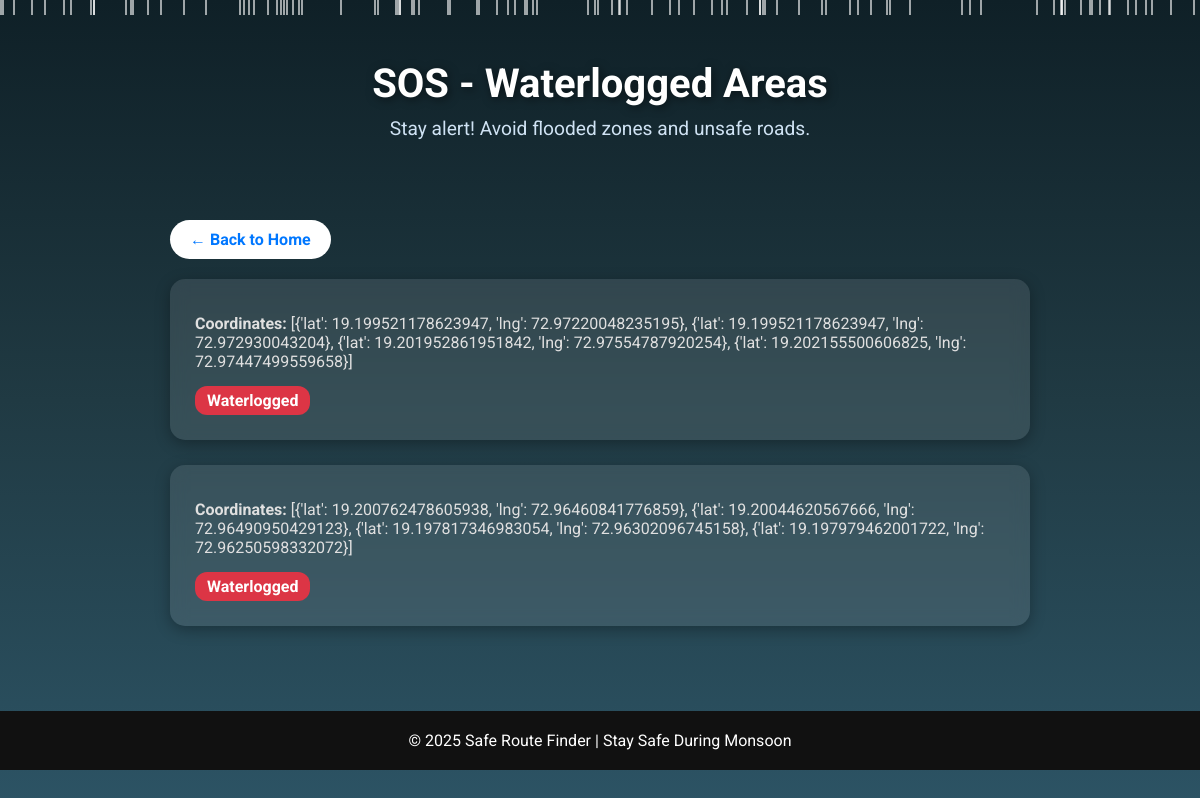
Page /sos/ on the committed database.
### mapp_app/models.py (models this page shows, shortened)
class WaterloggedArea(models.Model):
    name = models.CharField(max_length=100, blank=True)
    coordinates = models.JSONField()

### mapp_app/views.py (the view)
# urls.py: path('sos/', views.sos, name='sos'),
def sos(request):
    areas = WaterloggedArea.objects.all()
    return render(request, 'map_app/sos.html', {'areas': areas})

### mapp_app/templates/map_app/sos.html (shortened to what this page needs)
{% load static %}
<!DOCTYPE html>
<html lang="en">
<head>
</head>
<body>
  <div id="rain"></div>
  <header>
    <h1>SOS - Waterlogged Areas</h1>
    <p>Stay alert! Avoid flooded zones and unsafe roads.</p>
  </header>
  <main>
    <a href="{% url 'mapp_app:home' %}" class="back-btn">← Back to Home</a>
    {% if areas %}
      {% for area in areas %}
        <div class="alert-card">
          <p><strong>Coordinates:</strong> {{ area.coordinates }}</p>
          <span class="status waterlogged">Waterlogged</span>
        </div>
      {% endfor %}
    {% else %}
      <div class="alert-card">
        <h3>No Active Alerts</h3>
        <p>Currently, there are no waterlogged or flooded areas reported.</p>
      </div>
    {% endif %}
  </main>
  <footer>
    &copy; 2025 Safe Route Finder | Stay Safe During Monsoon
  </footer>
</body>
</html>

### mapp_app/templates/map_app/sos.html (style rules this page uses)
* { margin:0; padding:0; box-sizing:border-box; font-family:'Roboto', sans-serif; }
body { background: linear-gradient(to bottom, #0f2027, #203a43, #2c5364); color: #fff; min-height:100vh; position: relative; overflow-x: hidden; }
#rain { position: fixed; top:0; left:0; width:100%; height:100%; pointer-events:none; z-index: 1; }
header { text-align:center; padding:60px 20px; position: relative; z-index: 2; }
header h1 { font-size:2.5em; margin-bottom:10px; text-shadow:2px 2px 10px rgba(0,0,0,0.5); }
header p { font-size:1.2em; color:#cfe2f3; }
main { max-width:900px; margin:auto; padding:20px; position: relative; z-index: 2; }
a.back-btn { display:inline-block; margin-bottom:20px; padding:10px 20px; background:#fff; color:#0077ff; border-radius:25px; text-decoration:none; font-weight:bold; transition:0.3s; }
.alert-card { background: rgba(255,255,255,0.1); border-radius:15px; padding:25px; margin-bottom:25px; color:#fff; backdrop-filter: blur(8px); box-shadow:0 4px 15px rgba(0,0,0,0.3); position: relative; overflow: hidden; transition: transform 0.3s, box-shadow 0.3s; }
.alert-card p { margin-bottom:5px; color:#e0e0e0; }
.status { display:inline-block; padding:5px 12px; border-radius:12px; font-weight:bold; margin-top:10px; }
.status.waterlogged { background:#dc3545; color:#fff; }
footer { text-align:center; padding:20px; color:#fff; background:#111; margin-top:40px; position: relative; z-index:2; }

### rows in the picture
WaterloggedArea: coordinates "[{'lat': 19.199521178623947, 'lng': 72.97220048235195}, {'lat': 19.199521178623947, 'lng': 72.972930043204}, {'lat': 19.201952861951842, 'lng': 72.97554787920254}, {'lat': 19.202155500606825, 'lng': 72.97447499559658}]"
WaterloggedArea: coordinates "[{'lat': 19.200762478605938, 'lng': 72.96460841776859}, {'lat': 19.20044620567666, 'lng': 72.96490950429123}, {'lat': 19.197817346983054, 'lng': 72.96302096745158}, {'lat': 19.197979462001722, 'lng': 72.96250598332072}]"
